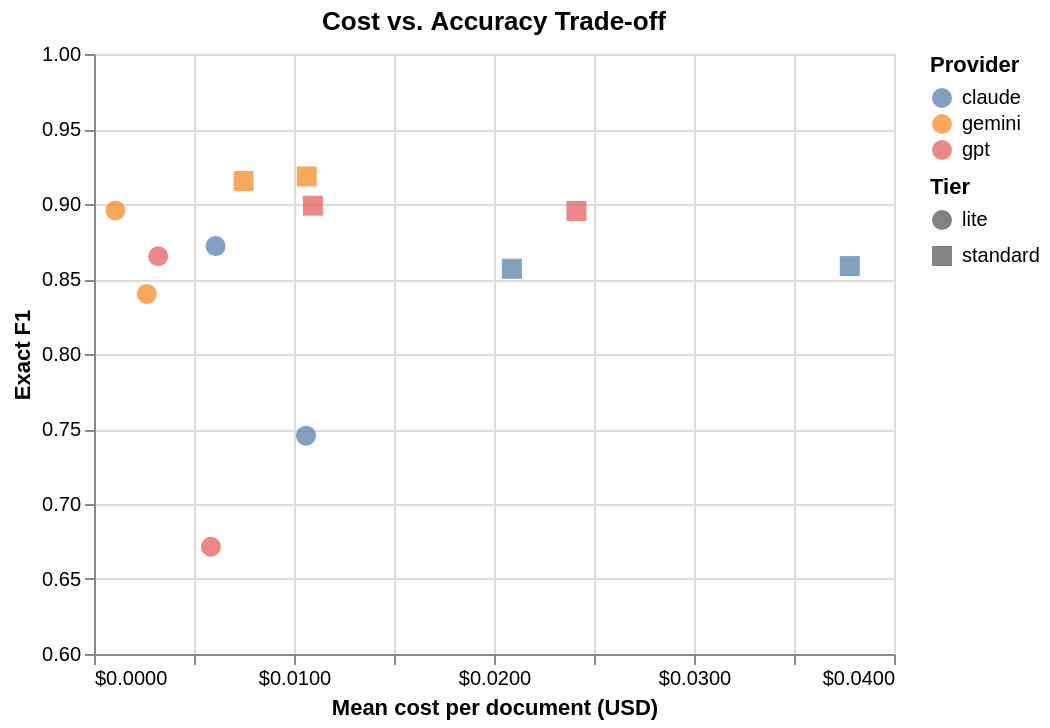

The notebook cell this image was saved under:
### Markdown cell above
## Efficiency

### Cost vs. accuracy

### Code cell
def plot_cost_vs_f1(df: pl.DataFrame) -> alt.Chart:
    df_pd = df.with_columns(
        pl.concat_str(
            [
                pl.col("provider"),
                pl.lit(" "),
                pl.col("tier"),
                pl.lit(" "),
                pl.col("strategy"),
            ]
        ).alias("label")
    ).to_pandas()

    return (
        alt.Chart(df_pd)
        .mark_point(filled=True, size=100)
        .encode(
            x=alt.X(
                "cost_mean:Q",
                title="Mean cost per document (USD)",
                axis=alt.Axis(format="$.4f"),
            ),
            y=alt.Y(
                "exact_f1_mean:Q",
                title="Exact F1",
                scale=alt.Scale(domain=[0.6, 1.0]),
            ),
            color=alt.Color("provider:N", title="Provider"),
            shape=alt.Shape("tier:N", title="Tier"),
            tooltip=[
                alt.Tooltip("label:N", title="Experiment"),
                alt.Tooltip("exact_f1_mean:Q", format=".3f", title="Exact F1"),
                alt.Tooltip("cost_mean:Q", format="$.5f", title="Cost/doc"),
                alt.Tooltip("cost_total:Q", format="$.3f", title="Total cost"),
            ],
        )
        .properties(title="Cost vs. Accuracy Trade-off", width=400, height=300)
    )


plot_cost_vs_f1(df_aggregated)

### Figure 1 — Vega-Lite specification as saved in the notebook (floating-point values rounded to 4 significant figures)
{"config": {"view": {"continuousWidth": 300, "continuousHeight": 300}}, "data": {"name": "data-7bc90be90c51107d4801604e7518bf05"}, "mark": {"type": "point", "filled": true, "size": 100}, "encoding": {"color": {"field": "provider", "title": "Provider", "type": "nominal"}, "shape": {"field": "tier", "title": "Tier", "type": "nominal"}, "tooltip": [{"field": "label", "title": "Experiment", "type": "nominal"}, {"field": "exact_f1_mean", "format": ".3f", "title": "Exact F1", "type": "quantitative"}, {"field": "cost_mean", "format": "$.5f", "title": "Cost/doc", "type": "quantitative"}, {"field": "cost_total", "format": "$.3f", "title": "Total cost", "type": "quantitative"}], "x": {"axis": {"format": "$.4f"}, "field": "cost_mean", "title": "Mean cost per document (USD)", "type": "quantitative"}, "y": {"field": "exact_f1_mean", "scale": {"domain": [0.6, 1.0]}, "title": "Exact F1", "type": "quantitative"}}, "height": 300, "title": "Cost vs. Accuracy Trade-off", "width": 400, "$schema": "https://vega.github.io/schema/vega-lite/v6.1.0.json", "datasets": {"data-7bc90be90c51107d4801604e7518bf05": [{"provider": "claude", "tier": "lite", "strategy": "agentic", "modality": "multimodal", "n_docs": 83, "exact_f1_mean": 0.7456, "exact_f1_std": 0.2324, "exact_effective_date_f1_mean": 0.8072, "exact_party_f1_mean": 0.8738, "exact_jurisdiction_f1_mean": 0.6386, "exact_term_f1_mean": 0.6627, "fuzzy_f1_mean": 0.7618, "fuzzy_f1_std": 0.2253, "fuzzy_party_f1_mean": 0.9388, "fuzzy_jurisdiction_f1_mean": 0.6386, "fuzzy_term_f1_mean": 0.6627, "latency_mean": 31.01, "latency_std": 14.13, "latency_median": 28.8, "latency_p95": 56.96, "cost_mean": 0.0106, "cost_std": 0.003937, "cost_total": 0.8799, "tokens_mean": 9575.0, "char_count_mean": 17090.0, "page_count_mean": 5.892, "label": "claude lite agentic"}, {"provider": "claude", "tier": "lite", "strategy": "single_pass", "modality": "text", "n_docs": 83, "exact_f1_mean": 0.8719, "exact_f1_std": 0.1665, "exact_effective_date_f1_mean": 0.8554, "exact_party_f1_mean": 0.8732, "exact_jurisdiction_f1_mean": 0.9518, "exact_term_f1_mean": 0.8072, "fuzzy_f1_mean": 0.8884, "fuzzy_f1_std": 0.1589, "fuzzy_party_f1_mean": 0.9271, "fuzzy_jurisdiction_f1_mean": 0.9518, "fuzzy_term_f1_mean": 0.8193, "latency_mean": 16.89, "latency_std": 18.53, "latency_median": 11.4, "latency_p95": 50.57, "cost_mean": 0.006079, "cost_std": 0.003989, "cost_total": 0.5045, "tokens_mean": 5561.0, "char_count_mean": 17090.0, "page_count_mean": 5.892, "label": "claude lite single_pass"}, {"provider": "claude", "tier": "standard", "strategy": "agentic", "modality": "multimodal", "n_docs": 83, "exact_f1_mean": 0.8586, "exact_f1_std": 0.17, "exact_effective_date_f1_mean": 0.9157, "exact_party_f1_mean": 0.8803, "exact_jurisdiction_f1_mean": 0.8193, "exact_term_f1_mean": 0.8193, "fuzzy_f1_mean": 0.8756, "fuzzy_f1_std": 0.1552, "fuzzy_party_f1_mean": 0.9483, "fuzzy_jurisdiction_f1_mean": 0.8193, "fuzzy_term_f1_mean": 0.8193, "latency_mean": 64.63, "latency_std": 32.45, "latency_median": 60.79, "latency_p95": 113.9, "cost_mean": 0.03779, "cost_std": 0.01896, "cost_total": 3.137, "tokens_mean": 11520.0, "char_count_mean": 17090.0, "page_count_mean": 5.892, "label": "claude standard agentic"}, {"provider": "claude", "tier": "standard", "strategy": "single_pass", "modality": "text", "n_docs": 83, "exact_f1_mean": 0.8568, "exact_f1_std": 0.232, "exact_effective_date_f1_mean": 0.8675, "exact_party_f1_mean": 0.8369, "exact_jurisdiction_f1_mean": 0.9157, "exact_term_f1_mean": 0.8072, "fuzzy_f1_mean": 0.8738, "fuzzy_f1_std": 0.2294, "fuzzy_party_f1_mean": 0.8928, "fuzzy_jurisdiction_f1_mean": 0.9157, "fuzzy_term_f1_mean": 0.8193, "latency_mean": 33.34, "latency_std": 40.64, "latency_median": 19.57, "latency_p95": 133.8, "cost_mean": 0.02089, "cost_std": 0.01833, "cost_total": 1.734, "tokens_mean": 6352.0, "char_count_mean": 17090.0, "page_count_mean": 5.892, "label": "claude standard single_pass"}, {"provider": "gemini", "tier": "lite", "strategy": "agentic", "modality": "multimodal", "n_docs": 83, "exact_f1_mean": 0.84, "exact_f1_std": 0.1737, "exact_effective_date_f1_mean": 0.9036, "exact_party_f1_mean": 0.8421, "exact_jurisdiction_f1_mean": 0.8795, "exact_term_f1_mean": 0.7349, "fuzzy_f1_mean": 0.8616, "fuzzy_f1_std": 0.1673, "fuzzy_party_f1_mean": 0.9282, "fuzzy_jurisdiction_f1_mean": 0.8795, "fuzzy_term_f1_mean": 0.7349, "latency_mean": 5.555, "latency_std": 1.641, "latency_median": 5.141, "latency_p95": 9.192, "cost_mean": 0.002639, "cost_std": 0.001367, "cost_total": 0.219, "tokens_mean": 9963.0, "char_count_mean": 17090.0, "page_count_mean": 5.892, "label": "gemini lite agentic"}, {"provider": "gemini", "tier": "lite", "strategy": "single_pass", "modality": "text", "n_docs": 83, "exact_f1_mean": 0.8957, "exact_f1_std": 0.1515, "exact_effective_date_f1_mean": 0.9036, "exact_party_f1_mean": 0.8718, "exact_jurisdiction_f1_mean": 0.9759, "exact_term_f1_mean": 0.8313, "fuzzy_f1_mean": 0.9112, "fuzzy_f1_std": 0.1453, "fuzzy_party_f1_mean": 0.9338, "fuzzy_jurisdiction_f1_mean": 0.9759, "fuzzy_term_f1_mean": 0.8313, "latency_mean": 1.414, "latency_std": 0.2595, "latency_median": 1.339, "latency_p95": 1.947, "cost_mean": 0.001075, "cost_std": 0.0004489, "cost_total": 0.08919, "tokens_mean": 3865.0, "char_count_mean": 17090.0, "page_count_mean": 5.892, "label": "gemini lite single_pass"}, {"provider": "gemini", "tier": "standard", "strategy": "agentic", "modality": "multimodal", "n_docs": 83, "exact_f1_mean": 0.9184, "exact_f1_std": 0.1258, "exact_effective_date_f1_mean": 0.9398, "exact_party_f1_mean": 0.8783, "exact_jurisdiction_f1_mean": 0.9759, "exact_term_f1_mean": 0.8795, "fuzzy_f1_mean": 0.9364, "fuzzy_f1_std": 0.112, "fuzzy_party_f1_mean": 0.9503, "fuzzy_jurisdiction_f1_mean": 0.9759, "fuzzy_term_f1_mean": 0.8795, "latency_mean": 14.57, "latency_std": 8.971, "latency_median": 11.88, "latency_p95": 31.29, "cost_mean": 0.01063, "cost_std": 0.006469, "cost_total": 0.8827, "tokens_mean": 16210.0, "char_count_mean": 17090.0, "page_count_mean": 5.892, "label": "gemini standard agentic"}, {"provider": "gemini", "tier": "standard", "strategy": "single_pass", "modality": "text", "n_docs": 83, "exact_f1_mean": 0.9153, "exact_f1_std": 0.1256, "exact_effective_date_f1_mean": 0.9277, "exact_party_f1_mean": 0.8783, "exact_jurisdiction_f1_mean": 0.9759, "exact_term_f1_mean": 0.8795, "fuzzy_f1_mean": 0.9364, "fuzzy_f1_std": 0.1107, "fuzzy_party_f1_mean": 0.9503, "fuzzy_jurisdiction_f1_mean": 0.9759, "fuzzy_term_f1_mean": 0.8916, "latency_mean": 9.789, "latency_std": 9.943, "latency_median": 7.337, "latency_p95": 30.07, "cost_mean": 0.00748, "cost_std": 0.006002, "cost_total": 0.6208, "tokens_mean": 5642.0, "char_count_mean": 17090.0, "page_count_mean": 5.892, "label": "gemini standard single_pass"}, {"provider": "gpt", "tier": "lite", "strategy": "agentic", "modality": "multimodal", "n_docs": 83, "exact_f1_mean": 0.6715, "exact_f1_std": 0.2933, "exact_effective_date_f1_mean": 0.7831, "exact_party_f1_mean": 0.8186, "exact_jurisdiction_f1_mean": 0.5181, "exact_term_f1_mean": 0.5663, "fuzzy_f1_mean": 0.6822, "fuzzy_f1_std": 0.2898, "fuzzy_party_f1_mean": 0.8613, "fuzzy_jurisdiction_f1_mean": 0.5181, "fuzzy_term_f1_mean": 0.5663, "latency_mean": 11.36, "latency_std": 23.95, "latency_median": 4.542, "latency_p95": 75.36, "cost_mean": 0.005846, "cost_std": 0.00267, "cost_total": 0.4852, "tokens_mean": 8515.0, "char_count_mean": 17090.0, "page_count_mean": 5.892, "label": "gpt lite agentic"}, {"provider": "gpt", "tier": "lite", "strategy": "single_pass", "modality": "text", "n_docs": 83, "exact_f1_mean": 0.8651, "exact_f1_std": 0.182, "exact_effective_date_f1_mean": 0.8193, "exact_party_f1_mean": 0.8582, "exact_jurisdiction_f1_mean": 0.9277, "exact_term_f1_mean": 0.8554, "fuzzy_f1_mean": 0.8806, "fuzzy_f1_std": 0.1694, "fuzzy_party_f1_mean": 0.9081, "fuzzy_jurisdiction_f1_mean": 0.9277, "fuzzy_term_f1_mean": 0.8675, "latency_mean": 2.577, "latency_std": 8.296, "latency_median": 1.046, "latency_p95": 3.95, "cost_mean": 0.003209, "cost_std": 0.001399, "cost_total": 0.2664, "tokens_mean": 4115.0, "char_count_mean": 17090.0, "page_count_mean": 5.892, "label": "gpt lite single_pass"}, {"provider": "gpt", "tier": "standard", "strategy": "agentic", "modality": "multimodal", "n_docs": 83, "exact_f1_mean": 0.8954, "exact_f1_std": 0.1654, "exact_effective_date_f1_mean": 0.8675, "exact_party_f1_mean": 0.8706, "exact_jurisdiction_f1_mean": 0.9639, "exact_term_f1_mean": 0.8795, "fuzzy_f1_mean": 0.9149, "fuzzy_f1_std": 0.1569, "fuzzy_party_f1_mean": 0.9366, "fuzzy_jurisdiction_f1_mean": 0.9639, "fuzzy_term_f1_mean": 0.8916, "latency_mean": 8.452, "latency_std": 7.748, "latency_median": 7.422, "latency_p95": 10.85, "cost_mean": 0.02412, "cost_std": 0.005973, "cost_total": 2.002, "tokens_mean": 10670.0, "char_count_mean": 17090.0, "page_count_mean": 5.892, "label": "gpt standard agentic"}, {"provider": "gpt", "tier": "standard", "strategy": "single_pass", "modality": "text", "n_docs": 83, "exact_f1_mean": 0.8989, "exact_f1_std": 0.1541, "exact_effective_date_f1_mean": 0.9157, "exact_party_f1_mean": 0.8606, "exact_jurisdiction_f1_mean": 0.9518, "exact_term_f1_mean": 0.8675, "fuzzy_f1_mean": 0.9229, "fuzzy_f1_std": 0.1382, "fuzzy_party_f1_mean": 0.9326, "fuzzy_jurisdiction_f1_mean": 0.9518, "fuzzy_term_f1_mean": 0.8916, "latency_mean": 2.069, "latency_std": 2.926, "latency_median": 1.573, "latency_p95": 2.992, "cost_mean": 0.01094, "cost_std": 0.004249, "cost_total": 0.9083, "tokens_mean": 4148.0, "char_count_mean": 17090.0, "page_count_mean": 5.892, "label": "gpt standard single_pass"}]}}
